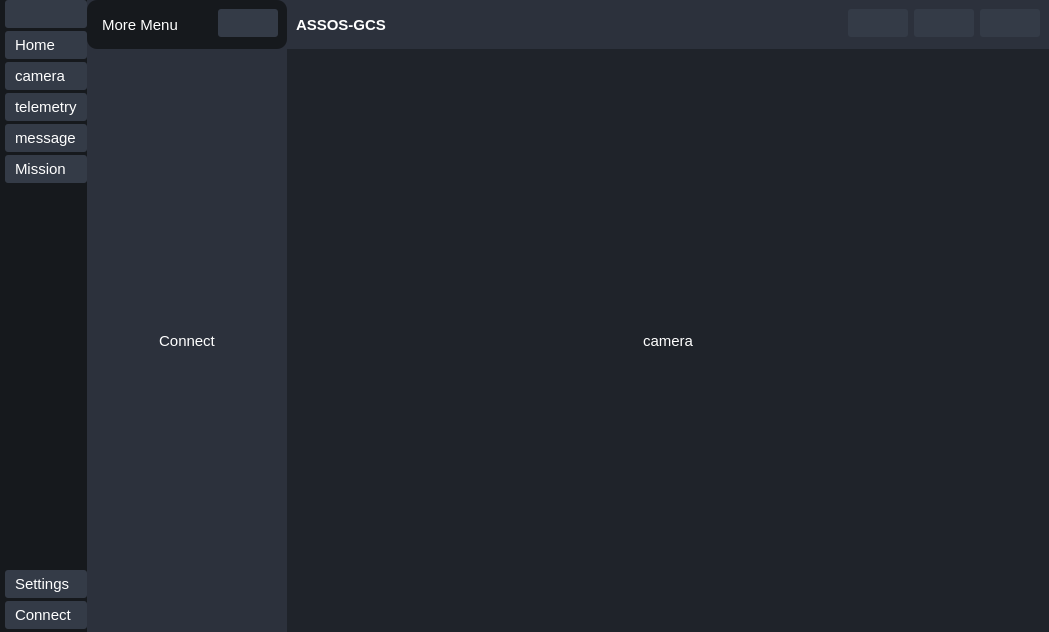
<?xml version="1.0" encoding="UTF-8"?>
<ui version="4.0">
 <class>MainWindow</class>
 <widget class="QMainWindow" name="MainWindow">
  <property name="geometry">
   <rect>
    <x>0</x>
    <y>0</y>
    <width>1049</width>
    <height>632</height>
   </rect>
  </property>
  <property name="windowTitle">
   <string>MainWindow</string>
  </property>
  <property name="styleSheet">
   <string notr="true">*{
	border:none;
	background-color:transparent;
	background:transparent;
	padding:0;
	margin:0;
	color:#fff;
	font-size:11pt;
}

#centralwidget{
	background-color:#1f232a;
}
#leftmenuSubcontainer{
	background-color:#16191d;
}
QPushButton{
	text-align:left;
	padding:5px 10px;
	background-color: #343b47;
	margin-bottom: 3px; 
    border-radius: 3px
}
#centerMenuSubContainer{
	background-color:#2c313c;
}
#frame_4{
	background-color:#16191d;
	border-radius:10px;
}
#headerContainer{
	background-color:#2c313c;
}
</string>
  </property>
  <widget class="QWidget" name="centralwidget">
   <layout class="QHBoxLayout" name="horizontalLayout">
    <property name="spacing">
     <number>0</number>
    </property>
    <property name="leftMargin">
     <number>0</number>
    </property>
    <property name="topMargin">
     <number>0</number>
    </property>
    <property name="rightMargin">
     <number>0</number>
    </property>
    <property name="bottomMargin">
     <number>0</number>
    </property>
    <item>
     <widget class="QWidget" name="lefmenubar" native="true">
      <layout class="QVBoxLayout" name="verticalLayout">
       <property name="spacing">
        <number>0</number>
       </property>
       <property name="leftMargin">
        <number>0</number>
       </property>
       <property name="topMargin">
        <number>0</number>
       </property>
       <property name="rightMargin">
        <number>0</number>
       </property>
       <property name="bottomMargin">
        <number>0</number>
       </property>
       <item alignment="Qt::AlignLeft">
        <widget class="QWidget" name="leftmenuSubcontainer" native="true">
         <layout class="QVBoxLayout" name="verticalLayout_2">
          <property name="spacing">
           <number>0</number>
          </property>
          <property name="leftMargin">
           <number>5</number>
          </property>
          <property name="topMargin">
           <number>0</number>
          </property>
          <property name="rightMargin">
           <number>0</number>
          </property>
          <property name="bottomMargin">
           <number>0</number>
          </property>
          <item>
           <widget class="QFrame" name="frame">
            <property name="styleSheet">
             <string notr="true"/>
            </property>
            <property name="frameShape">
             <enum>QFrame::StyledPanel</enum>
            </property>
            <property name="frameShadow">
             <enum>QFrame::Raised</enum>
            </property>
            <layout class="QVBoxLayout" name="verticalLayout_3">
             <property name="spacing">
              <number>0</number>
             </property>
             <property name="leftMargin">
              <number>0</number>
             </property>
             <property name="topMargin">
              <number>0</number>
             </property>
             <property name="rightMargin">
              <number>0</number>
             </property>
             <property name="bottomMargin">
              <number>0</number>
             </property>
             <item>
              <widget class="QPushButton" name="menuBar">
               <property name="toolTip">
                <string>MenuBar</string>
               </property>
               <property name="text">
                <string/>
               </property>
               <property name="icon">
                <iconset resource="../../Downloads/recources.qrs.qrc">
                 <normaloff>:/icons/align-justify.svg</normaloff>:/icons/align-justify.svg</iconset>
               </property>
               <property name="iconSize">
                <size>
                 <width>30</width>
                 <height>30</height>
                </size>
               </property>
              </widget>
             </item>
            </layout>
           </widget>
          </item>
          <item alignment="Qt::AlignTop">
           <widget class="QFrame" name="frame_2">
            <property name="sizePolicy">
             <sizepolicy hsizetype="Preferred" vsizetype="Preferred">
              <horstretch>0</horstretch>
              <verstretch>0</verstretch>
             </sizepolicy>
            </property>
            <property name="frameShape">
             <enum>QFrame::StyledPanel</enum>
            </property>
            <property name="frameShadow">
             <enum>QFrame::Raised</enum>
            </property>
            <layout class="QVBoxLayout" name="verticalLayout_4">
             <property name="spacing">
              <number>0</number>
             </property>
             <property name="leftMargin">
              <number>0</number>
             </property>
             <property name="topMargin">
              <number>0</number>
             </property>
             <property name="rightMargin">
              <number>0</number>
             </property>
             <property name="bottomMargin">
              <number>0</number>
             </property>
             <item>
              <widget class="QPushButton" name="home_btn">
               <property name="toolTip">
                <string>Home</string>
               </property>
               <property name="styleSheet">
                <string notr="true"/>
               </property>
               <property name="text">
                <string>Home</string>
               </property>
               <property name="icon">
                <iconset resource="../../Downloads/recources.qrs.qrc">
                 <normaloff>:/icons/home.svg</normaloff>:/icons/home.svg</iconset>
               </property>
               <property name="iconSize">
                <size>
                 <width>26</width>
                 <height>26</height>
                </size>
               </property>
              </widget>
             </item>
             <item>
              <widget class="QPushButton" name="camera">
               <property name="text">
                <string>camera</string>
               </property>
               <property name="icon">
                <iconset resource="../../Downloads/recources.qrs.qrc">
                 <normaloff>:/icons/camera.svg</normaloff>:/icons/camera.svg</iconset>
               </property>
               <property name="iconSize">
                <size>
                 <width>26</width>
                 <height>26</height>
                </size>
               </property>
              </widget>
             </item>
             <item>
              <widget class="QPushButton" name="telemetry_btn">
               <property name="text">
                <string>telemetry</string>
               </property>
               <property name="icon">
                <iconset resource="../../Downloads/recources.qrs.qrc">
                 <normaloff>:/icons/bar-chart-2.svg</normaloff>:/icons/bar-chart-2.svg</iconset>
               </property>
               <property name="iconSize">
                <size>
                 <width>26</width>
                 <height>26</height>
                </size>
               </property>
              </widget>
             </item>
             <item>
              <widget class="QPushButton" name="message_btn">
               <property name="text">
                <string>message</string>
               </property>
               <property name="icon">
                <iconset resource="../../Downloads/recources.qrs.qrc">
                 <normaloff>:/icons/message-circle.svg</normaloff>:/icons/message-circle.svg</iconset>
               </property>
               <property name="iconSize">
                <size>
                 <width>24</width>
                 <height>24</height>
                </size>
               </property>
              </widget>
             </item>
             <item>
              <widget class="QPushButton" name="mission_btn">
               <property name="toolTip">
                <string>Mission</string>
               </property>
               <property name="text">
                <string>Mission</string>
               </property>
               <property name="icon">
                <iconset resource="../../Downloads/recources.qrs.qrc">
                 <normaloff>:/icons/map.svg</normaloff>:/icons/map.svg</iconset>
               </property>
               <property name="iconSize">
                <size>
                 <width>26</width>
                 <height>26</height>
                </size>
               </property>
              </widget>
             </item>
            </layout>
           </widget>
          </item>
          <item>
           <spacer name="verticalSpacer">
            <property name="orientation">
             <enum>Qt::Vertical</enum>
            </property>
            <property name="sizeHint" stdset="0">
             <size>
              <width>20</width>
              <height>40</height>
             </size>
            </property>
           </spacer>
          </item>
          <item>
           <widget class="QPushButton" name="settings_btn">
            <property name="font">
             <font>
              <pointsize>11</pointsize>
             </font>
            </property>
            <property name="text">
             <string>Settings</string>
            </property>
            <property name="icon">
             <iconset resource="../../Downloads/recources.qrs.qrc">
              <normaloff>:/icons/settings.svg</normaloff>:/icons/settings.svg</iconset>
            </property>
           </widget>
          </item>
          <item alignment="Qt::AlignBottom">
           <widget class="QFrame" name="frame_3">
            <property name="frameShape">
             <enum>QFrame::StyledPanel</enum>
            </property>
            <property name="frameShadow">
             <enum>QFrame::Raised</enum>
            </property>
            <layout class="QVBoxLayout" name="verticalLayout_5">
             <property name="spacing">
              <number>0</number>
             </property>
             <property name="leftMargin">
              <number>0</number>
             </property>
             <property name="topMargin">
              <number>0</number>
             </property>
             <property name="rightMargin">
              <number>0</number>
             </property>
             <property name="bottomMargin">
              <number>0</number>
             </property>
             <item>
              <widget class="QPushButton" name="connect_btn">
               <property name="toolTip">
                <string>Connect</string>
               </property>
               <property name="text">
                <string>Connect</string>
               </property>
               <property name="icon">
                <iconset resource="../../Downloads/recources.qrs.qrc">
                 <normaloff>:/icons/rss.svg</normaloff>:/icons/rss.svg</iconset>
               </property>
               <property name="iconSize">
                <size>
                 <width>26</width>
                 <height>26</height>
                </size>
               </property>
              </widget>
             </item>
            </layout>
           </widget>
          </item>
         </layout>
        </widget>
       </item>
      </layout>
     </widget>
    </item>
    <item>
     <widget class="QWidget" name="centerMenuContainer" native="true">
      <layout class="QVBoxLayout" name="verticalLayout_6">
       <property name="spacing">
        <number>0</number>
       </property>
       <property name="leftMargin">
        <number>0</number>
       </property>
       <property name="topMargin">
        <number>0</number>
       </property>
       <property name="rightMargin">
        <number>0</number>
       </property>
       <property name="bottomMargin">
        <number>0</number>
       </property>
       <item alignment="Qt::AlignLeft">
        <widget class="QWidget" name="centerMenuSubContainer" native="true">
         <property name="minimumSize">
          <size>
           <width>200</width>
           <height>0</height>
          </size>
         </property>
         <layout class="QVBoxLayout" name="verticalLayout_7">
          <property name="spacing">
           <number>0</number>
          </property>
          <property name="leftMargin">
           <number>0</number>
          </property>
          <property name="topMargin">
           <number>0</number>
          </property>
          <property name="rightMargin">
           <number>0</number>
          </property>
          <property name="bottomMargin">
           <number>0</number>
          </property>
          <item alignment="Qt::AlignTop">
           <widget class="QFrame" name="frame_4">
            <property name="frameShape">
             <enum>QFrame::StyledPanel</enum>
            </property>
            <property name="frameShadow">
             <enum>QFrame::Raised</enum>
            </property>
            <layout class="QHBoxLayout" name="horizontalLayout_2">
             <item>
              <widget class="QLabel" name="label">
               <property name="text">
                <string>More Menu</string>
               </property>
               <property name="alignment">
                <set>Qt::AlignCenter</set>
               </property>
              </widget>
             </item>
             <item alignment="Qt::AlignRight">
              <widget class="QPushButton" name="pushButton">
               <property name="toolTip">
                <string>Close Menu</string>
               </property>
               <property name="text">
                <string/>
               </property>
               <property name="icon">
                <iconset resource="../../Downloads/recources.qrs.qrc">
                 <normaloff>:/icons/x-circle.svg</normaloff>:/icons/x-circle.svg</iconset>
               </property>
               <property name="iconSize">
                <size>
                 <width>24</width>
                 <height>24</height>
                </size>
               </property>
              </widget>
             </item>
            </layout>
           </widget>
          </item>
          <item>
           <widget class="QStackedWidget" name="stackedWidget">
            <widget class="QWidget" name="page">
             <layout class="QVBoxLayout" name="verticalLayout_8">
              <item>
               <widget class="QLabel" name="label_2">
                <property name="font">
                 <font>
                  <pointsize>11</pointsize>
                 </font>
                </property>
                <property name="text">
                 <string>Connect</string>
                </property>
                <property name="alignment">
                 <set>Qt::AlignCenter</set>
                </property>
               </widget>
              </item>
             </layout>
            </widget>
            <widget class="QWidget" name="page_2">
             <layout class="QVBoxLayout" name="verticalLayout_13">
              <item>
               <widget class="QLabel" name="label_6">
                <property name="font">
                 <font>
                  <pointsize>11</pointsize>
                 </font>
                </property>
                <property name="text">
                 <string>telemetry</string>
                </property>
                <property name="alignment">
                 <set>Qt::AlignCenter</set>
                </property>
               </widget>
              </item>
             </layout>
            </widget>
            <widget class="QWidget" name="page_5">
             <layout class="QVBoxLayout" name="verticalLayout_14">
              <item>
               <widget class="QLabel" name="label_7">
                <property name="font">
                 <font>
                  <pointsize>11</pointsize>
                 </font>
                </property>
                <property name="text">
                 <string>message</string>
                </property>
                <property name="alignment">
                 <set>Qt::AlignCenter</set>
                </property>
               </widget>
              </item>
             </layout>
            </widget>
           </widget>
          </item>
         </layout>
        </widget>
       </item>
      </layout>
     </widget>
    </item>
    <item>
     <widget class="QWidget" name="mainbody" native="true">
      <property name="sizePolicy">
       <sizepolicy hsizetype="Expanding" vsizetype="Preferred">
        <horstretch>0</horstretch>
        <verstretch>0</verstretch>
       </sizepolicy>
      </property>
      <property name="styleSheet">
       <string notr="true"/>
      </property>
      <layout class="QVBoxLayout" name="verticalLayout_9">
       <property name="spacing">
        <number>0</number>
       </property>
       <property name="leftMargin">
        <number>0</number>
       </property>
       <property name="topMargin">
        <number>0</number>
       </property>
       <property name="rightMargin">
        <number>0</number>
       </property>
       <property name="bottomMargin">
        <number>0</number>
       </property>
       <item alignment="Qt::AlignTop">
        <widget class="QWidget" name="headerContainer" native="true">
         <layout class="QHBoxLayout" name="horizontalLayout_4">
          <item alignment="Qt::AlignLeft">
           <widget class="QFrame" name="frame_5">
            <property name="frameShape">
             <enum>QFrame::StyledPanel</enum>
            </property>
            <property name="frameShadow">
             <enum>QFrame::Raised</enum>
            </property>
            <layout class="QHBoxLayout" name="horizontalLayout_5">
             <property name="spacing">
              <number>6</number>
             </property>
             <property name="leftMargin">
              <number>0</number>
             </property>
             <property name="topMargin">
              <number>0</number>
             </property>
             <property name="rightMargin">
              <number>0</number>
             </property>
             <property name="bottomMargin">
              <number>0</number>
             </property>
             <item>
              <widget class="QLabel" name="label_3">
               <property name="font">
                <font>
                 <pointsize>11</pointsize>
                 <weight>75</weight>
                 <bold>true</bold>
                </font>
               </property>
               <property name="text">
                <string>ASSOS-GCS</string>
               </property>
              </widget>
             </item>
            </layout>
           </widget>
          </item>
          <item alignment="Qt::AlignRight">
           <widget class="QFrame" name="frame_6">
            <property name="frameShape">
             <enum>QFrame::StyledPanel</enum>
            </property>
            <property name="frameShadow">
             <enum>QFrame::Raised</enum>
            </property>
            <layout class="QHBoxLayout" name="horizontalLayout_3">
             <property name="spacing">
              <number>6</number>
             </property>
             <property name="leftMargin">
              <number>0</number>
             </property>
             <property name="topMargin">
              <number>0</number>
             </property>
             <property name="rightMargin">
              <number>0</number>
             </property>
             <property name="bottomMargin">
              <number>0</number>
             </property>
             <item>
              <widget class="QPushButton" name="pushButton_2">
               <property name="toolTip">
                <string>Minimize Window</string>
               </property>
               <property name="text">
                <string/>
               </property>
               <property name="icon">
                <iconset resource="../../Downloads/recources.qrs.qrc">
                 <normaloff>:/icons/minus.svg</normaloff>:/icons/minus.svg</iconset>
               </property>
              </widget>
             </item>
             <item>
              <widget class="QPushButton" name="pushButton_4">
               <property name="toolTip">
                <string>Restore Window</string>
               </property>
               <property name="text">
                <string/>
               </property>
               <property name="icon">
                <iconset resource="../../Downloads/recources.qrs.qrc">
                 <normaloff>:/icons/square.svg</normaloff>:/icons/square.svg</iconset>
               </property>
              </widget>
             </item>
             <item>
              <widget class="QPushButton" name="pushButton_3">
               <property name="toolTip">
                <string>Close Window</string>
               </property>
               <property name="text">
                <string/>
               </property>
               <property name="icon">
                <iconset resource="../../Downloads/recources.qrs.qrc">
                 <normaloff>:/icons/x.svg</normaloff>:/icons/x.svg</iconset>
               </property>
              </widget>
             </item>
            </layout>
           </widget>
          </item>
         </layout>
        </widget>
       </item>
       <item>
        <widget class="QWidget" name="mainBodyContent" native="true">
         <property name="sizePolicy">
          <sizepolicy hsizetype="Preferred" vsizetype="Expanding">
           <horstretch>0</horstretch>
           <verstretch>0</verstretch>
          </sizepolicy>
         </property>
         <layout class="QVBoxLayout" name="verticalLayout_10">
          <item>
           <widget class="QStackedWidget" name="stackedWidget_2">
            <property name="currentIndex">
             <number>2</number>
            </property>
            <widget class="QWidget" name="page_3">
             <layout class="QVBoxLayout" name="verticalLayout_11">
              <item>
               <widget class="QLabel" name="label_4">
                <property name="font">
                 <font>
                  <pointsize>11</pointsize>
                 </font>
                </property>
                <property name="text">
                 <string>Home</string>
                </property>
                <property name="alignment">
                 <set>Qt::AlignCenter</set>
                </property>
               </widget>
              </item>
             </layout>
            </widget>
            <widget class="QWidget" name="page_4">
             <layout class="QVBoxLayout" name="verticalLayout_12">
              <item>
               <widget class="QLabel" name="label_5">
                <property name="font">
                 <font>
                  <pointsize>11</pointsize>
                 </font>
                </property>
                <property name="text">
                 <string>Mission</string>
                </property>
                <property name="alignment">
                 <set>Qt::AlignCenter</set>
                </property>
               </widget>
              </item>
             </layout>
            </widget>
            <widget class="QWidget" name="page_6">
             <layout class="QVBoxLayout" name="verticalLayout_15">
              <item>
               <widget class="QLabel" name="label_8">
                <property name="font">
                 <font>
                  <pointsize>11</pointsize>
                 </font>
                </property>
                <property name="text">
                 <string>camera</string>
                </property>
                <property name="alignment">
                 <set>Qt::AlignCenter</set>
                </property>
               </widget>
              </item>
             </layout>
            </widget>
           </widget>
          </item>
         </layout>
        </widget>
       </item>
      </layout>
     </widget>
    </item>
   </layout>
  </widget>
 </widget>
 <resources>
  <include location="../../Downloads/recources.qrs.qrc"/>
 </resources>
 <connections/>
</ui>
